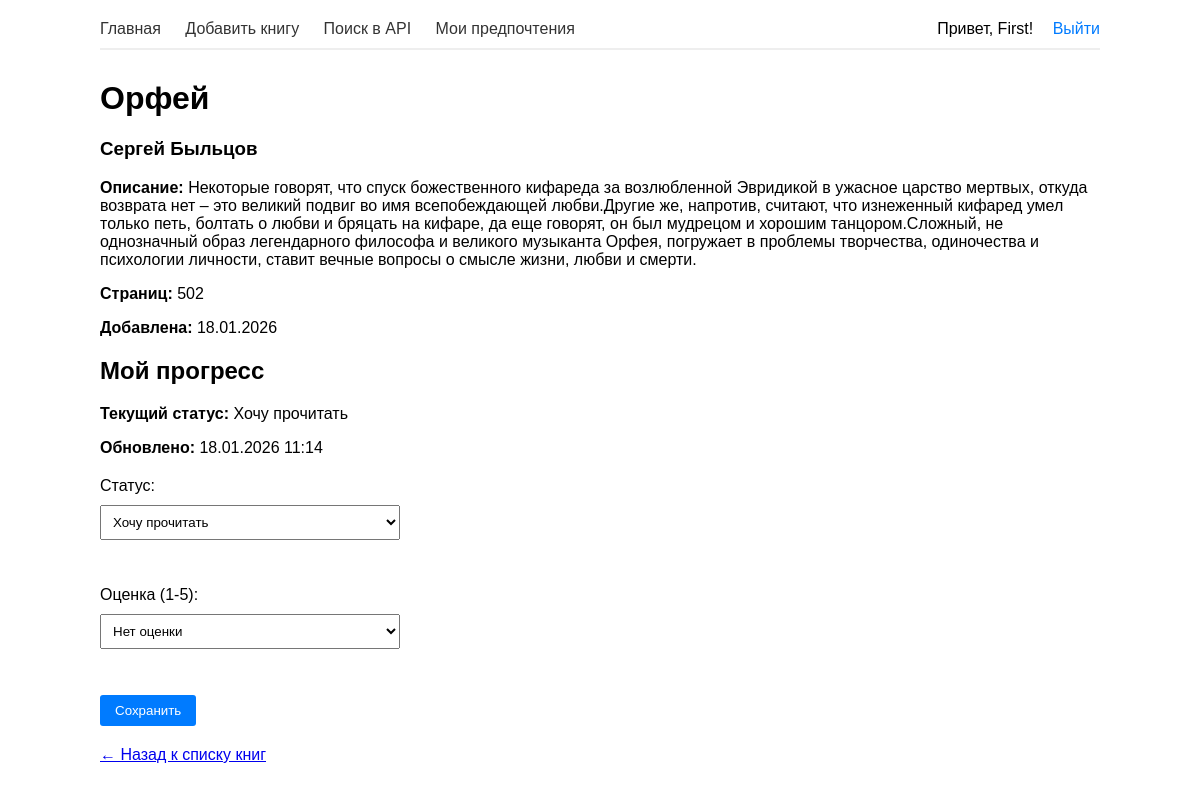
Page /book/1/ (signed in) on the earlier database version.
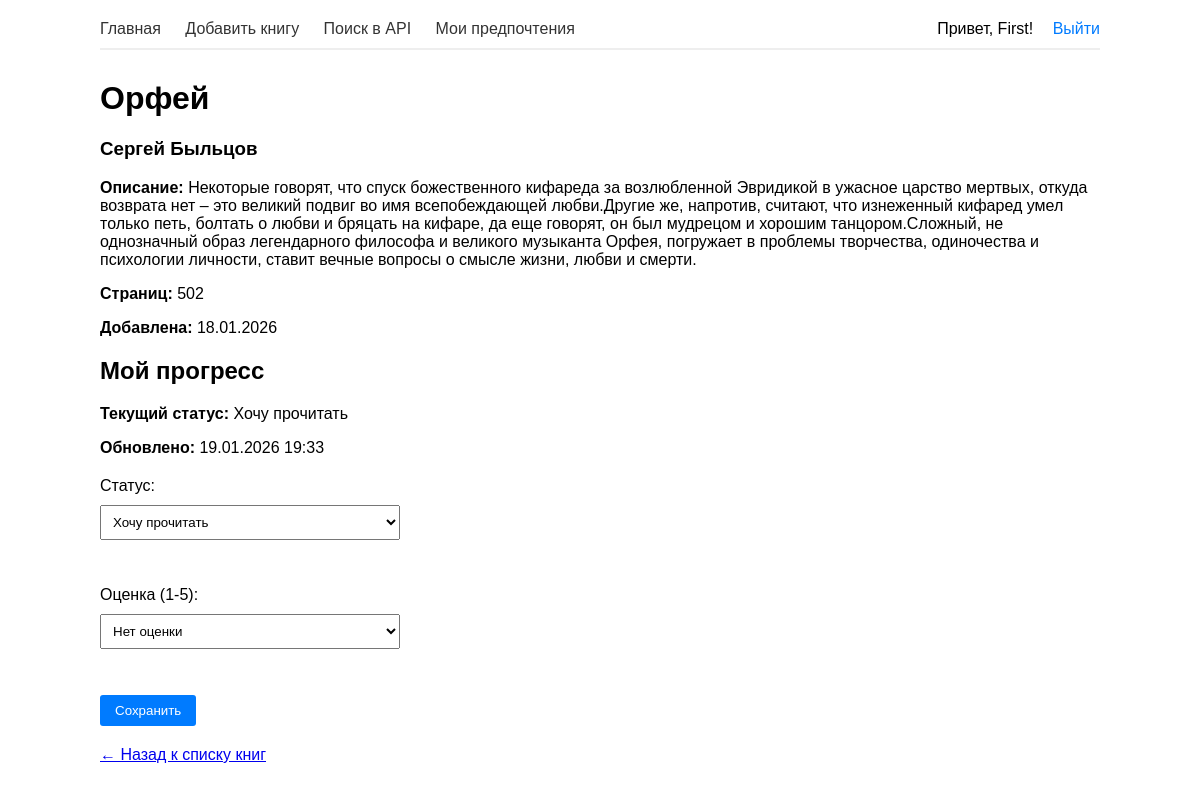
Same page on the later database version.
### books/models.py (models this page shows, shortened)
class Reading(models.Model):
    book = models.ForeignKey(Book, on_delete=models.CASCADE)
    user = models.ForeignKey(User, on_delete=models.CASCADE)
    status_choices = [
        ('want', 'Хочу прочитать'),
        ('reading', 'Читаю'),
        ('done', 'Прочитано'),
    ]
    status = models.CharField(max_length=20, choices=status_choices, default='want')
    rating = models.IntegerField(default=0, choices=[(i, i) for i in range(1, 6)])
    updated = models.DateTimeField(auto_now=True)
    class Meta:
        unique_together = ['book', 'user']

### books/views.py (the view)
# urls.py: path('book/<int:book_id>/', views.book_detail, name='book_detail'),
def book_detail(request, book_id):
    book = get_object_or_404(Book, id=book_id)
    progress = None
    if request.user.is_authenticated and request.user == book.user:
        try:
            progress = Reading.objects.get(book=book)
        except Reading.DoesNotExist:
            pass
    return render(request, 'book_detail.html', {'book': book, 'progress': progress})

### books/templates/book_detail.html (shortened to what this page needs)
{% extends 'base.html' %}
{% block content %}
<h1>{{ book.title }}</h1>
<h3>{{ book.author }}</h3>
{% if book.description and book.description != 'Описание отсутствует' %}
    <p><strong>Описание:</strong> {{ book.description }}</p>
{% endif %}
{% if book.pages > 0 %}
    <p><strong>Страниц:</strong> {{ book.pages }}</p>
{% endif %}
<p><strong>Добавлена:</strong> {{ book.created|date:"d.m.Y" }}</p>
{% if user.is_authenticated and user == book.user %}
    <h2>Мой прогресс</h2>
    {% if progress %}
        <p><strong>Текущий статус:</strong>
            {% if progress.status == 'want' %}Хочу прочитать{% endif %}
        </p>
        {% if progress.updated %}
            <p><strong>Обновлено:</strong> {{ progress.updated|date:"d.m.Y H:i" }}</p>
        {% endif %}
    {% endif %}
    <form method="post" action="{% url 'update_reading' book.id %}">
        <label>Статус:</label><br>
        <select name="status">
            <option value="want" {% if progress and progress.status == 'want' %}selected{% endif %}>Хочу прочитать</option>
        </select><br><br>
        <label>Оценка (1-5):</label><br>
        <select name="rating">
            <option value="0" {% if not progress or progress.rating == 0 %}selected{% endif %}>Нет оценки</option>
        </select><br><br>
        <button type="submit">Сохранить</button>
    </form>
{% elif not user.is_authenticated %}
    <p><a href="{% url 'login' %}">Войдите</a>, чтобы отслеживать прогресс чтения этой книги.</p>
{% elif user.is_authenticated and user != book.user %}
    <p>Эта книга принадлежит другому пользователю. Вы можете <a href="{% url 'add_book' %}">добавить её в свою коллекцию</a>.</p>
{% endif %}
<p><a href="{% url 'home' %}">← Назад к списку книг</a></p>
{% endblock %}

Differences in the rows shown:
changed Reading "Хочу прочитать": updated "18.01.2026 11:14" → "19.01.2026 19:33"
